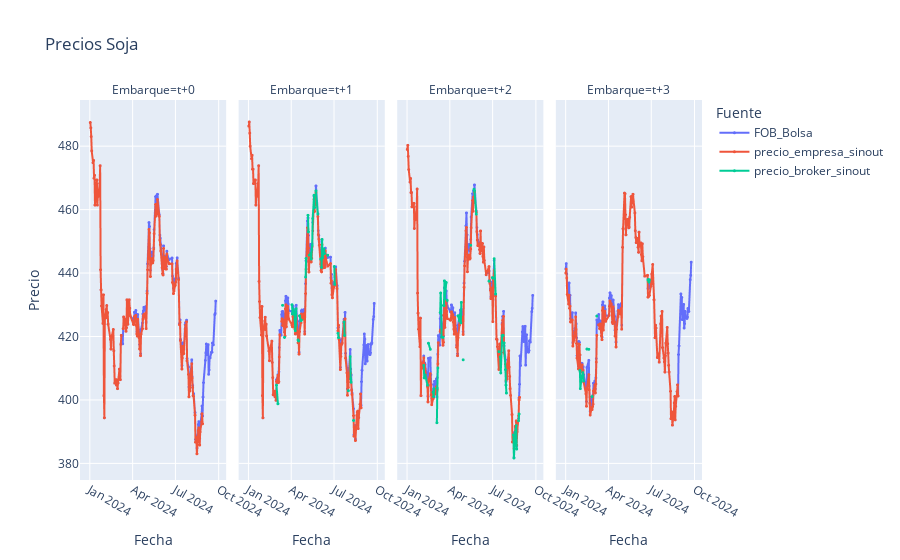
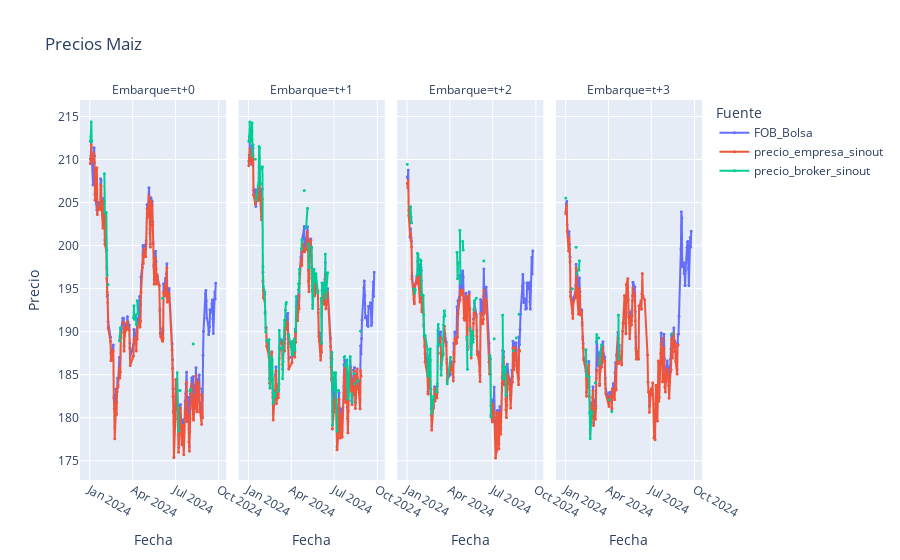
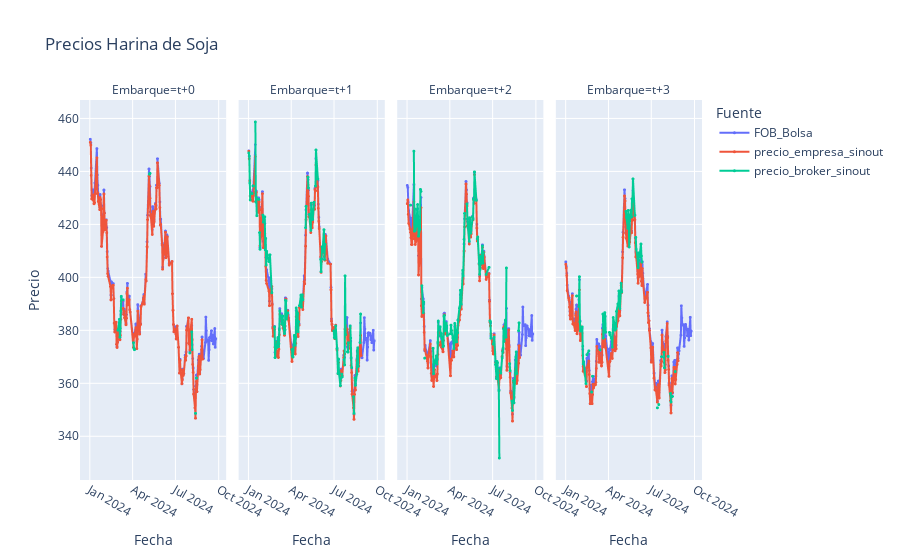
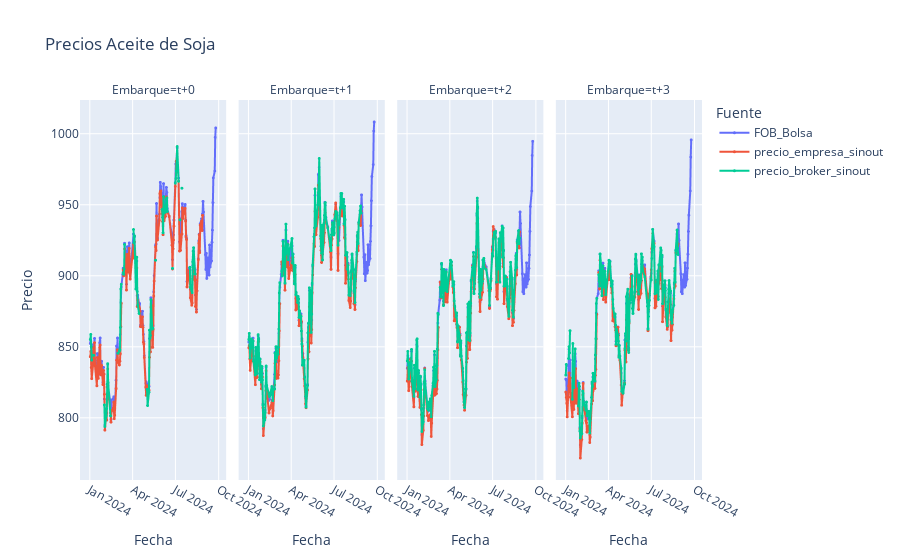

The code cell stored with these charts, in order, in its notebook:
### Code cell
resultado2 = full_sinout[full_sinout['Embarque'].isin(['t+0', 't+1', 't+2', 't+3'])]

for producto in resultado2['Producto'].unique():
    resultado_producto2 = resultado2[resultado2['Producto'] == producto]
    fig2 = px.line(resultado_producto2, x='Fecha', y='Precio', color='Fuente', facet_col='Embarque',
                  title='Precios ' + producto,
                  labels={'Precio': 'Precio', 'Fecha': 'Fecha', 'Fuente': 'Fuente'},
                  markers=True)  # Agrega marcadores

    fig2.update_traces(marker=dict(size=3))  # Ajusta el tamaño de los marcadores a 2
    
    fig2.show()
    fig2.write_html("C:/Users/evasquez/OneDrive - Bolsa de Cereales de Buenos Aires/Documentos - Instituto Estudios Económicos/Pedidos/2024/Diferencias_FOB/Reunion_Ministerio_1508/análisis/graficos/precios_sinout" + producto + ".html")

### Figure 1 — Plotly figure (JSON) as saved in the notebook; plotly's stock layout.template omitted (floating-point values rounded to 4 significant figures; data arrays with more than 128 entries replaced by an {"elided": "..."} marker saying what was removed)
{"data": [{"hovertemplate": "Fuente=FOB_Bolsa<br>Embarque=t+0<br>Fecha=%{x}<br>Precio=%{y}<extra></extra>", "legendgroup": "FOB_Bolsa", "line": {"color": "#636efa", "dash": "solid"}, "marker": {"size": 3, "symbol": "circle"}, "mode": "markers+lines", "name": "FOB_Bolsa", "showlegend": true, "type": "scattergl", "x": {"elided": "175 str values"}, "xaxis": "x", "y": {"elided": "175 float values"}, "yaxis": "y"}, {"hovertemplate": "Fuente=FOB_Bolsa<br>Embarque=t+1<br>Fecha=%{x}<br>Precio=%{y}<extra></extra>", "legendgroup": "FOB_Bolsa", "line": {"color": "#636efa", "dash": "solid"}, "marker": {"size": 3, "symbol": "circle"}, "mode": "markers+lines", "name": "FOB_Bolsa", "showlegend": false, "type": "scattergl", "x": {"elided": "175 str values"}, "xaxis": "x2", "y": {"elided": "175 float values"}, "yaxis": "y2"}, {"hovertemplate": "Fuente=FOB_Bolsa<br>Embarque=t+2<br>Fecha=%{x}<br>Precio=%{y}<extra></extra>", "legendgroup": "FOB_Bolsa", "line": {"color": "#636efa", "dash": "solid"}, "marker": {"size": 3, "symbol": "circle"}, "mode": "markers+lines", "name": "FOB_Bolsa", "showlegend": false, "type": "scattergl", "x": {"elided": "175 str values"}, "xaxis": "x3", "y": {"elided": "175 float values"}, "yaxis": "y3"}, {"hovertemplate": "Fuente=FOB_Bolsa<br>Embarque=t+3<br>Fecha=%{x}<br>Precio=%{y}<extra></extra>", "legendgroup": "FOB_Bolsa", "line": {"color": "#636efa", "dash": "solid"}, "marker": {"size": 3, "symbol": "circle"}, "mode": "markers+lines", "name": "FOB_Bolsa", "showlegend": false, "type": "scattergl", "x": {"elided": "175 str values"}, "xaxis": "x4", "y": {"elided": "175 float values"}, "yaxis": "y4"}, {"hovertemplate": "Fuente=precio_empresa_sinout<br>Embarque=t+0<br>Fecha=%{x}<br>Precio=%{y}<extra></extra>", "legendgroup": "precio_empresa_sinout", "line": {"color": "#EF553B", "dash": "solid"}, "marker": {"size": 3, "symbol": "circle"}, "mode": "markers+lines", "name": "precio_empresa_sinout", "showlegend": true, "type": "scattergl", "x": {"elided": "175 str values"}, "xaxis": "x", "y": {"elided": "175 float values"}, "yaxis": "y"}, {"hovertemplate": "Fuente=precio_empresa_sinout<br>Embarque=t+1<br>Fecha=%{x}<br>Precio=%{y}<extra></extra>", "legendgroup": "precio_empresa_sinout", "line": {"color": "#EF553B", "dash": "solid"}, "marker": {"size": 3, "symbol": "circle"}, "mode": "markers+lines", "name": "precio_empresa_sinout", "showlegend": false, "type": "scattergl", "x": {"elided": "175 str values"}, "xaxis": "x2", "y": {"elided": "175 float values"}, "yaxis": "y2"}, {"hovertemplate": "Fuente=precio_empresa_sinout<br>Embarque=t+2<br>Fecha=%{x}<br>Precio=%{y}<extra></extra>", "legendgroup": "precio_empresa_sinout", "line": {"color": "#EF553B", "dash": "solid"}, "marker": {"size": 3, "symbol": "circle"}, "mode": "markers+lines", "name": "precio_empresa_sinout", "showlegend": false, "type": "scattergl", "x": {"elided": "175 str values"}, "xaxis": "x3", "y": {"elided": "175 float values"}, "yaxis": "y3"}, {"hovertemplate": "Fuente=precio_empresa_sinout<br>Embarque=t+3<br>Fecha=%{x}<br>Precio=%{y}<extra></extra>", "legendgroup": "precio_empresa_sinout", "line": {"color": "#EF553B", "dash": "solid"}, "marker": {"size": 3, "symbol": "circle"}, "mode": "markers+lines", "name": "precio_empresa_sinout", "showlegend": false, "type": "scattergl", "x": {"elided": "175 str values"}, "xaxis": "x4", "y": {"elided": "175 float values"}, "yaxis": "y4"}, {"hovertemplate": "Fuente=precio_broker_sinout<br>Embarque=t+0<br>Fecha=%{x}<br>Precio=%{y}<extra></extra>", "legendgroup": "precio_broker_sinout", "line": {"color": "#00cc96", "dash": "solid"}, "marker": {"size": 3, "symbol": "circle"}, "mode": "markers+lines", "name": "precio_broker_sinout", "showlegend": true, "type": "scattergl", "x": {"elided": "175 str values"}, "xaxis": "x", "y": {"elided": "175 null values"}, "yaxis": "y"}, {"hovertemplate": "Fuente=precio_broker_sinout<br>Embarque=t+1<br>Fecha=%{x}<br>Precio=%{y}<extra></extra>", "legendgroup": "precio_broker_sinout", "line": {"color": "#00cc96", "dash": "solid"}, "marker": {"size": 3, "symbol": "circle"}, "mode": "markers+lines", "name": "precio_broker_sinout", "showlegend": false, "type": "scattergl", "x": {"elided": "175 str values"}, "xaxis": "x2", "y": {"elided": "175 float values"}, "yaxis": "y2"}, {"hovertemplate": "Fuente=precio_broker_sinout<br>Embarque=t+2<br>Fecha=%{x}<br>Precio=%{y}<extra></extra>", "legendgroup": "precio_broker_sinout", "line": {"color": "#00cc96", "dash": "solid"}, "marker": {"size": 3, "symbol": "circle"}, "mode": "markers+lines", "name": "precio_broker_sinout", "showlegend": false, "type": "scattergl", "x": {"elided": "175 str values"}, "xaxis": "x3", "y": {"elided": "175 float values"}, "yaxis": "y3"}, {"hovertemplate": "Fuente=precio_broker_sinout<br>Embarque=t+3<br>Fecha=%{x}<br>Precio=%{y}<extra></extra>", "legendgroup": "precio_broker_sinout", "line": {"color": "#00cc96", "dash": "solid"}, "marker": {"size": 3, "symbol": "circle"}, "mode": "markers+lines", "name": "precio_broker_sinout", "showlegend": false, "type": "scattergl", "x": {"elided": "175 str values"}, "xaxis": "x4", "y": {"elided": "175 float values"}, "yaxis": "y4"}], "layout": {"annotations": [{"font": {}, "showarrow": false, "text": "Embarque=t+0", "x": 0.1175, "xanchor": "center", "xref": "paper", "y": 1, "yanchor": "bottom", "yref": "paper"}, {"font": {}, "showarrow": false, "text": "Embarque=t+1", "x": 0.3725, "xanchor": "center", "xref": "paper", "y": 1, "yanchor": "bottom", "yref": "paper"}, {"font": {}, "showarrow": false, "text": "Embarque=t+2", "x": 0.6275, "xanchor": "center", "xref": "paper", "y": 1, "yanchor": "bottom", "yref": "paper"}, {"font": {}, "showarrow": false, "text": "Embarque=t+3", "x": 0.8825, "xanchor": "center", "xref": "paper", "y": 1, "yanchor": "bottom", "yref": "paper"}], "legend": {"title": {"text": "Fuente"}, "tracegroupgap": 0}, "title": {"text": "Precios Soja"}, "xaxis": {"anchor": "y", "domain": [0, 0.235], "title": {"text": "Fecha"}}, "xaxis2": {"anchor": "y2", "domain": [0.255, 0.49], "matches": "x", "title": {"text": "Fecha"}}, "xaxis3": {"anchor": "y3", "domain": [0.51, 0.745], "matches": "x", "title": {"text": "Fecha"}}, "xaxis4": {"anchor": "y4", "domain": [0.765, 1.0], "matches": "x", "title": {"text": "Fecha"}}, "yaxis": {"anchor": "x", "domain": [0, 1], "title": {"text": "Precio"}}, "yaxis2": {"anchor": "x2", "domain": [0, 1], "matches": "y", "showticklabels": false}, "yaxis3": {"anchor": "x3", "domain": [0, 1], "matches": "y", "showticklabels": false}, "yaxis4": {"anchor": "x4", "domain": [0, 1], "matches": "y", "showticklabels": false}}}

### Figure 2 — Plotly figure (JSON) as saved in the notebook; plotly's stock layout.template omitted (floating-point values rounded to 4 significant figures; data arrays with more than 128 entries replaced by an {"elided": "..."} marker saying what was removed)
{"data": [{"hovertemplate": "Fuente=FOB_Bolsa<br>Embarque=t+0<br>Fecha=%{x}<br>Precio=%{y}<extra></extra>", "legendgroup": "FOB_Bolsa", "line": {"color": "#636efa", "dash": "solid"}, "marker": {"size": 3, "symbol": "circle"}, "mode": "markers+lines", "name": "FOB_Bolsa", "showlegend": true, "type": "scattergl", "x": {"elided": "175 str values"}, "xaxis": "x", "y": {"elided": "175 float values"}, "yaxis": "y"}, {"hovertemplate": "Fuente=FOB_Bolsa<br>Embarque=t+1<br>Fecha=%{x}<br>Precio=%{y}<extra></extra>", "legendgroup": "FOB_Bolsa", "line": {"color": "#636efa", "dash": "solid"}, "marker": {"size": 3, "symbol": "circle"}, "mode": "markers+lines", "name": "FOB_Bolsa", "showlegend": false, "type": "scattergl", "x": {"elided": "175 str values"}, "xaxis": "x2", "y": {"elided": "175 float values"}, "yaxis": "y2"}, {"hovertemplate": "Fuente=FOB_Bolsa<br>Embarque=t+2<br>Fecha=%{x}<br>Precio=%{y}<extra></extra>", "legendgroup": "FOB_Bolsa", "line": {"color": "#636efa", "dash": "solid"}, "marker": {"size": 3, "symbol": "circle"}, "mode": "markers+lines", "name": "FOB_Bolsa", "showlegend": false, "type": "scattergl", "x": {"elided": "175 str values"}, "xaxis": "x3", "y": {"elided": "175 float values"}, "yaxis": "y3"}, {"hovertemplate": "Fuente=FOB_Bolsa<br>Embarque=t+3<br>Fecha=%{x}<br>Precio=%{y}<extra></extra>", "legendgroup": "FOB_Bolsa", "line": {"color": "#636efa", "dash": "solid"}, "marker": {"size": 3, "symbol": "circle"}, "mode": "markers+lines", "name": "FOB_Bolsa", "showlegend": false, "type": "scattergl", "x": {"elided": "175 str values"}, "xaxis": "x4", "y": {"elided": "175 float values"}, "yaxis": "y4"}, {"hovertemplate": "Fuente=precio_empresa_sinout<br>Embarque=t+0<br>Fecha=%{x}<br>Precio=%{y}<extra></extra>", "legendgroup": "precio_empresa_sinout", "line": {"color": "#EF553B", "dash": "solid"}, "marker": {"size": 3, "symbol": "circle"}, "mode": "markers+lines", "name": "precio_empresa_sinout", "showlegend": true, "type": "scattergl", "x": {"elided": "175 str values"}, "xaxis": "x", "y": {"elided": "175 float values"}, "yaxis": "y"}, {"hovertemplate": "Fuente=precio_empresa_sinout<br>Embarque=t+1<br>Fecha=%{x}<br>Precio=%{y}<extra></extra>", "legendgroup": "precio_empresa_sinout", "line": {"color": "#EF553B", "dash": "solid"}, "marker": {"size": 3, "symbol": "circle"}, "mode": "markers+lines", "name": "precio_empresa_sinout", "showlegend": false, "type": "scattergl", "x": {"elided": "175 str values"}, "xaxis": "x2", "y": {"elided": "175 float values"}, "yaxis": "y2"}, {"hovertemplate": "Fuente=precio_empresa_sinout<br>Embarque=t+2<br>Fecha=%{x}<br>Precio=%{y}<extra></extra>", "legendgroup": "precio_empresa_sinout", "line": {"color": "#EF553B", "dash": "solid"}, "marker": {"size": 3, "symbol": "circle"}, "mode": "markers+lines", "name": "precio_empresa_sinout", "showlegend": false, "type": "scattergl", "x": {"elided": "175 str values"}, "xaxis": "x3", "y": {"elided": "175 float values"}, "yaxis": "y3"}, {"hovertemplate": "Fuente=precio_empresa_sinout<br>Embarque=t+3<br>Fecha=%{x}<br>Precio=%{y}<extra></extra>", "legendgroup": "precio_empresa_sinout", "line": {"color": "#EF553B", "dash": "solid"}, "marker": {"size": 3, "symbol": "circle"}, "mode": "markers+lines", "name": "precio_empresa_sinout", "showlegend": false, "type": "scattergl", "x": {"elided": "175 str values"}, "xaxis": "x4", "y": {"elided": "175 float values"}, "yaxis": "y4"}, {"hovertemplate": "Fuente=precio_broker_sinout<br>Embarque=t+0<br>Fecha=%{x}<br>Precio=%{y}<extra></extra>", "legendgroup": "precio_broker_sinout", "line": {"color": "#00cc96", "dash": "solid"}, "marker": {"size": 3, "symbol": "circle"}, "mode": "markers+lines", "name": "precio_broker_sinout", "showlegend": true, "type": "scattergl", "x": {"elided": "175 str values"}, "xaxis": "x", "y": {"elided": "175 float values"}, "yaxis": "y"}, {"hovertemplate": "Fuente=precio_broker_sinout<br>Embarque=t+1<br>Fecha=%{x}<br>Precio=%{y}<extra></extra>", "legendgroup": "precio_broker_sinout", "line": {"color": "#00cc96", "dash": "solid"}, "marker": {"size": 3, "symbol": "circle"}, "mode": "markers+lines", "name": "precio_broker_sinout", "showlegend": false, "type": "scattergl", "x": {"elided": "175 str values"}, "xaxis": "x2", "y": {"elided": "175 float values"}, "yaxis": "y2"}, {"hovertemplate": "Fuente=precio_broker_sinout<br>Embarque=t+2<br>Fecha=%{x}<br>Precio=%{y}<extra></extra>", "legendgroup": "precio_broker_sinout", "line": {"color": "#00cc96", "dash": "solid"}, "marker": {"size": 3, "symbol": "circle"}, "mode": "markers+lines", "name": "precio_broker_sinout", "showlegend": false, "type": "scattergl", "x": {"elided": "175 str values"}, "xaxis": "x3", "y": {"elided": "175 float values"}, "yaxis": "y3"}, {"hovertemplate": "Fuente=precio_broker_sinout<br>Embarque=t+3<br>Fecha=%{x}<br>Precio=%{y}<extra></extra>", "legendgroup": "precio_broker_sinout", "line": {"color": "#00cc96", "dash": "solid"}, "marker": {"size": 3, "symbol": "circle"}, "mode": "markers+lines", "name": "precio_broker_sinout", "showlegend": false, "type": "scattergl", "x": {"elided": "175 str values"}, "xaxis": "x4", "y": {"elided": "175 float values"}, "yaxis": "y4"}], "layout": {"annotations": [{"font": {}, "showarrow": false, "text": "Embarque=t+0", "x": 0.1175, "xanchor": "center", "xref": "paper", "y": 1, "yanchor": "bottom", "yref": "paper"}, {"font": {}, "showarrow": false, "text": "Embarque=t+1", "x": 0.3725, "xanchor": "center", "xref": "paper", "y": 1, "yanchor": "bottom", "yref": "paper"}, {"font": {}, "showarrow": false, "text": "Embarque=t+2", "x": 0.6275, "xanchor": "center", "xref": "paper", "y": 1, "yanchor": "bottom", "yref": "paper"}, {"font": {}, "showarrow": false, "text": "Embarque=t+3", "x": 0.8825, "xanchor": "center", "xref": "paper", "y": 1, "yanchor": "bottom", "yref": "paper"}], "legend": {"title": {"text": "Fuente"}, "tracegroupgap": 0}, "title": {"text": "Precios Maiz"}, "xaxis": {"anchor": "y", "domain": [0, 0.235], "title": {"text": "Fecha"}}, "xaxis2": {"anchor": "y2", "domain": [0.255, 0.49], "matches": "x", "title": {"text": "Fecha"}}, "xaxis3": {"anchor": "y3", "domain": [0.51, 0.745], "matches": "x", "title": {"text": "Fecha"}}, "xaxis4": {"anchor": "y4", "domain": [0.765, 1.0], "matches": "x", "title": {"text": "Fecha"}}, "yaxis": {"anchor": "x", "domain": [0, 1], "title": {"text": "Precio"}}, "yaxis2": {"anchor": "x2", "domain": [0, 1], "matches": "y", "showticklabels": false}, "yaxis3": {"anchor": "x3", "domain": [0, 1], "matches": "y", "showticklabels": false}, "yaxis4": {"anchor": "x4", "domain": [0, 1], "matches": "y", "showticklabels": false}}}

### Figure 3 — Plotly figure (JSON) as saved in the notebook; plotly's stock layout.template omitted (floating-point values rounded to 4 significant figures; data arrays with more than 128 entries replaced by an {"elided": "..."} marker saying what was removed)
{"data": [{"hovertemplate": "Fuente=FOB_Bolsa<br>Embarque=t+0<br>Fecha=%{x}<br>Precio=%{y}<extra></extra>", "legendgroup": "FOB_Bolsa", "line": {"color": "#636efa", "dash": "solid"}, "marker": {"size": 3, "symbol": "circle"}, "mode": "markers+lines", "name": "FOB_Bolsa", "showlegend": true, "type": "scattergl", "x": {"elided": "175 str values"}, "xaxis": "x", "y": {"elided": "175 float values"}, "yaxis": "y"}, {"hovertemplate": "Fuente=FOB_Bolsa<br>Embarque=t+1<br>Fecha=%{x}<br>Precio=%{y}<extra></extra>", "legendgroup": "FOB_Bolsa", "line": {"color": "#636efa", "dash": "solid"}, "marker": {"size": 3, "symbol": "circle"}, "mode": "markers+lines", "name": "FOB_Bolsa", "showlegend": false, "type": "scattergl", "x": {"elided": "175 str values"}, "xaxis": "x2", "y": {"elided": "175 float values"}, "yaxis": "y2"}, {"hovertemplate": "Fuente=FOB_Bolsa<br>Embarque=t+2<br>Fecha=%{x}<br>Precio=%{y}<extra></extra>", "legendgroup": "FOB_Bolsa", "line": {"color": "#636efa", "dash": "solid"}, "marker": {"size": 3, "symbol": "circle"}, "mode": "markers+lines", "name": "FOB_Bolsa", "showlegend": false, "type": "scattergl", "x": {"elided": "175 str values"}, "xaxis": "x3", "y": {"elided": "175 float values"}, "yaxis": "y3"}, {"hovertemplate": "Fuente=FOB_Bolsa<br>Embarque=t+3<br>Fecha=%{x}<br>Precio=%{y}<extra></extra>", "legendgroup": "FOB_Bolsa", "line": {"color": "#636efa", "dash": "solid"}, "marker": {"size": 3, "symbol": "circle"}, "mode": "markers+lines", "name": "FOB_Bolsa", "showlegend": false, "type": "scattergl", "x": {"elided": "175 str values"}, "xaxis": "x4", "y": {"elided": "175 float values"}, "yaxis": "y4"}, {"hovertemplate": "Fuente=precio_empresa_sinout<br>Embarque=t+0<br>Fecha=%{x}<br>Precio=%{y}<extra></extra>", "legendgroup": "precio_empresa_sinout", "line": {"color": "#EF553B", "dash": "solid"}, "marker": {"size": 3, "symbol": "circle"}, "mode": "markers+lines", "name": "precio_empresa_sinout", "showlegend": true, "type": "scattergl", "x": {"elided": "175 str values"}, "xaxis": "x", "y": {"elided": "175 float values"}, "yaxis": "y"}, {"hovertemplate": "Fuente=precio_empresa_sinout<br>Embarque=t+1<br>Fecha=%{x}<br>Precio=%{y}<extra></extra>", "legendgroup": "precio_empresa_sinout", "line": {"color": "#EF553B", "dash": "solid"}, "marker": {"size": 3, "symbol": "circle"}, "mode": "markers+lines", "name": "precio_empresa_sinout", "showlegend": false, "type": "scattergl", "x": {"elided": "175 str values"}, "xaxis": "x2", "y": {"elided": "175 float values"}, "yaxis": "y2"}, {"hovertemplate": "Fuente=precio_empresa_sinout<br>Embarque=t+2<br>Fecha=%{x}<br>Precio=%{y}<extra></extra>", "legendgroup": "precio_empresa_sinout", "line": {"color": "#EF553B", "dash": "solid"}, "marker": {"size": 3, "symbol": "circle"}, "mode": "markers+lines", "name": "precio_empresa_sinout", "showlegend": false, "type": "scattergl", "x": {"elided": "175 str values"}, "xaxis": "x3", "y": {"elided": "175 float values"}, "yaxis": "y3"}, {"hovertemplate": "Fuente=precio_empresa_sinout<br>Embarque=t+3<br>Fecha=%{x}<br>Precio=%{y}<extra></extra>", "legendgroup": "precio_empresa_sinout", "line": {"color": "#EF553B", "dash": "solid"}, "marker": {"size": 3, "symbol": "circle"}, "mode": "markers+lines", "name": "precio_empresa_sinout", "showlegend": false, "type": "scattergl", "x": {"elided": "175 str values"}, "xaxis": "x4", "y": {"elided": "175 float values"}, "yaxis": "y4"}, {"hovertemplate": "Fuente=precio_broker_sinout<br>Embarque=t+0<br>Fecha=%{x}<br>Precio=%{y}<extra></extra>", "legendgroup": "precio_broker_sinout", "line": {"color": "#00cc96", "dash": "solid"}, "marker": {"size": 3, "symbol": "circle"}, "mode": "markers+lines", "name": "precio_broker_sinout", "showlegend": true, "type": "scattergl", "x": {"elided": "175 str values"}, "xaxis": "x", "y": {"elided": "175 float values"}, "yaxis": "y"}, {"hovertemplate": "Fuente=precio_broker_sinout<br>Embarque=t+1<br>Fecha=%{x}<br>Precio=%{y}<extra></extra>", "legendgroup": "precio_broker_sinout", "line": {"color": "#00cc96", "dash": "solid"}, "marker": {"size": 3, "symbol": "circle"}, "mode": "markers+lines", "name": "precio_broker_sinout", "showlegend": false, "type": "scattergl", "x": {"elided": "175 str values"}, "xaxis": "x2", "y": {"elided": "175 float values"}, "yaxis": "y2"}, {"hovertemplate": "Fuente=precio_broker_sinout<br>Embarque=t+2<br>Fecha=%{x}<br>Precio=%{y}<extra></extra>", "legendgroup": "precio_broker_sinout", "line": {"color": "#00cc96", "dash": "solid"}, "marker": {"size": 3, "symbol": "circle"}, "mode": "markers+lines", "name": "precio_broker_sinout", "showlegend": false, "type": "scattergl", "x": {"elided": "175 str values"}, "xaxis": "x3", "y": {"elided": "175 float values"}, "yaxis": "y3"}, {"hovertemplate": "Fuente=precio_broker_sinout<br>Embarque=t+3<br>Fecha=%{x}<br>Precio=%{y}<extra></extra>", "legendgroup": "precio_broker_sinout", "line": {"color": "#00cc96", "dash": "solid"}, "marker": {"size": 3, "symbol": "circle"}, "mode": "markers+lines", "name": "precio_broker_sinout", "showlegend": false, "type": "scattergl", "x": {"elided": "175 str values"}, "xaxis": "x4", "y": {"elided": "175 float values"}, "yaxis": "y4"}], "layout": {"annotations": [{"font": {}, "showarrow": false, "text": "Embarque=t+0", "x": 0.1175, "xanchor": "center", "xref": "paper", "y": 1, "yanchor": "bottom", "yref": "paper"}, {"font": {}, "showarrow": false, "text": "Embarque=t+1", "x": 0.3725, "xanchor": "center", "xref": "paper", "y": 1, "yanchor": "bottom", "yref": "paper"}, {"font": {}, "showarrow": false, "text": "Embarque=t+2", "x": 0.6275, "xanchor": "center", "xref": "paper", "y": 1, "yanchor": "bottom", "yref": "paper"}, {"font": {}, "showarrow": false, "text": "Embarque=t+3", "x": 0.8825, "xanchor": "center", "xref": "paper", "y": 1, "yanchor": "bottom", "yref": "paper"}], "legend": {"title": {"text": "Fuente"}, "tracegroupgap": 0}, "title": {"text": "Precios Harina de Soja"}, "xaxis": {"anchor": "y", "domain": [0, 0.235], "title": {"text": "Fecha"}}, "xaxis2": {"anchor": "y2", "domain": [0.255, 0.49], "matches": "x", "title": {"text": "Fecha"}}, "xaxis3": {"anchor": "y3", "domain": [0.51, 0.745], "matches": "x", "title": {"text": "Fecha"}}, "xaxis4": {"anchor": "y4", "domain": [0.765, 1.0], "matches": "x", "title": {"text": "Fecha"}}, "yaxis": {"anchor": "x", "domain": [0, 1], "title": {"text": "Precio"}}, "yaxis2": {"anchor": "x2", "domain": [0, 1], "matches": "y", "showticklabels": false}, "yaxis3": {"anchor": "x3", "domain": [0, 1], "matches": "y", "showticklabels": false}, "yaxis4": {"anchor": "x4", "domain": [0, 1], "matches": "y", "showticklabels": false}}}

### Figure 4 — Plotly figure (JSON) as saved in the notebook; plotly's stock layout.template omitted (floating-point values rounded to 4 significant figures; data arrays with more than 128 entries replaced by an {"elided": "..."} marker saying what was removed)
{"data": [{"hovertemplate": "Fuente=FOB_Bolsa<br>Embarque=t+0<br>Fecha=%{x}<br>Precio=%{y}<extra></extra>", "legendgroup": "FOB_Bolsa", "line": {"color": "#636efa", "dash": "solid"}, "marker": {"size": 3, "symbol": "circle"}, "mode": "markers+lines", "name": "FOB_Bolsa", "showlegend": true, "type": "scattergl", "x": {"elided": "175 str values"}, "xaxis": "x", "y": {"elided": "175 float values"}, "yaxis": "y"}, {"hovertemplate": "Fuente=FOB_Bolsa<br>Embarque=t+1<br>Fecha=%{x}<br>Precio=%{y}<extra></extra>", "legendgroup": "FOB_Bolsa", "line": {"color": "#636efa", "dash": "solid"}, "marker": {"size": 3, "symbol": "circle"}, "mode": "markers+lines", "name": "FOB_Bolsa", "showlegend": false, "type": "scattergl", "x": {"elided": "175 str values"}, "xaxis": "x2", "y": {"elided": "175 float values"}, "yaxis": "y2"}, {"hovertemplate": "Fuente=FOB_Bolsa<br>Embarque=t+2<br>Fecha=%{x}<br>Precio=%{y}<extra></extra>", "legendgroup": "FOB_Bolsa", "line": {"color": "#636efa", "dash": "solid"}, "marker": {"size": 3, "symbol": "circle"}, "mode": "markers+lines", "name": "FOB_Bolsa", "showlegend": false, "type": "scattergl", "x": {"elided": "175 str values"}, "xaxis": "x3", "y": {"elided": "175 float values"}, "yaxis": "y3"}, {"hovertemplate": "Fuente=FOB_Bolsa<br>Embarque=t+3<br>Fecha=%{x}<br>Precio=%{y}<extra></extra>", "legendgroup": "FOB_Bolsa", "line": {"color": "#636efa", "dash": "solid"}, "marker": {"size": 3, "symbol": "circle"}, "mode": "markers+lines", "name": "FOB_Bolsa", "showlegend": false, "type": "scattergl", "x": {"elided": "175 str values"}, "xaxis": "x4", "y": {"elided": "175 float values"}, "yaxis": "y4"}, {"hovertemplate": "Fuente=precio_empresa_sinout<br>Embarque=t+0<br>Fecha=%{x}<br>Precio=%{y}<extra></extra>", "legendgroup": "precio_empresa_sinout", "line": {"color": "#EF553B", "dash": "solid"}, "marker": {"size": 3, "symbol": "circle"}, "mode": "markers+lines", "name": "precio_empresa_sinout", "showlegend": true, "type": "scattergl", "x": {"elided": "175 str values"}, "xaxis": "x", "y": {"elided": "175 float values"}, "yaxis": "y"}, {"hovertemplate": "Fuente=precio_empresa_sinout<br>Embarque=t+1<br>Fecha=%{x}<br>Precio=%{y}<extra></extra>", "legendgroup": "precio_empresa_sinout", "line": {"color": "#EF553B", "dash": "solid"}, "marker": {"size": 3, "symbol": "circle"}, "mode": "markers+lines", "name": "precio_empresa_sinout", "showlegend": false, "type": "scattergl", "x": {"elided": "175 str values"}, "xaxis": "x2", "y": {"elided": "175 float values"}, "yaxis": "y2"}, {"hovertemplate": "Fuente=precio_empresa_sinout<br>Embarque=t+2<br>Fecha=%{x}<br>Precio=%{y}<extra></extra>", "legendgroup": "precio_empresa_sinout", "line": {"color": "#EF553B", "dash": "solid"}, "marker": {"size": 3, "symbol": "circle"}, "mode": "markers+lines", "name": "precio_empresa_sinout", "showlegend": false, "type": "scattergl", "x": {"elided": "175 str values"}, "xaxis": "x3", "y": {"elided": "175 float values"}, "yaxis": "y3"}, {"hovertemplate": "Fuente=precio_empresa_sinout<br>Embarque=t+3<br>Fecha=%{x}<br>Precio=%{y}<extra></extra>", "legendgroup": "precio_empresa_sinout", "line": {"color": "#EF553B", "dash": "solid"}, "marker": {"size": 3, "symbol": "circle"}, "mode": "markers+lines", "name": "precio_empresa_sinout", "showlegend": false, "type": "scattergl", "x": {"elided": "175 str values"}, "xaxis": "x4", "y": {"elided": "175 float values"}, "yaxis": "y4"}, {"hovertemplate": "Fuente=precio_broker_sinout<br>Embarque=t+0<br>Fecha=%{x}<br>Precio=%{y}<extra></extra>", "legendgroup": "precio_broker_sinout", "line": {"color": "#00cc96", "dash": "solid"}, "marker": {"size": 3, "symbol": "circle"}, "mode": "markers+lines", "name": "precio_broker_sinout", "showlegend": true, "type": "scattergl", "x": {"elided": "175 str values"}, "xaxis": "x", "y": {"elided": "175 float values"}, "yaxis": "y"}, {"hovertemplate": "Fuente=precio_broker_sinout<br>Embarque=t+1<br>Fecha=%{x}<br>Precio=%{y}<extra></extra>", "legendgroup": "precio_broker_sinout", "line": {"color": "#00cc96", "dash": "solid"}, "marker": {"size": 3, "symbol": "circle"}, "mode": "markers+lines", "name": "precio_broker_sinout", "showlegend": false, "type": "scattergl", "x": {"elided": "175 str values"}, "xaxis": "x2", "y": {"elided": "175 float values"}, "yaxis": "y2"}, {"hovertemplate": "Fuente=precio_broker_sinout<br>Embarque=t+2<br>Fecha=%{x}<br>Precio=%{y}<extra></extra>", "legendgroup": "precio_broker_sinout", "line": {"color": "#00cc96", "dash": "solid"}, "marker": {"size": 3, "symbol": "circle"}, "mode": "markers+lines", "name": "precio_broker_sinout", "showlegend": false, "type": "scattergl", "x": {"elided": "175 str values"}, "xaxis": "x3", "y": {"elided": "175 float values"}, "yaxis": "y3"}, {"hovertemplate": "Fuente=precio_broker_sinout<br>Embarque=t+3<br>Fecha=%{x}<br>Precio=%{y}<extra></extra>", "legendgroup": "precio_broker_sinout", "line": {"color": "#00cc96", "dash": "solid"}, "marker": {"size": 3, "symbol": "circle"}, "mode": "markers+lines", "name": "precio_broker_sinout", "showlegend": false, "type": "scattergl", "x": {"elided": "175 str values"}, "xaxis": "x4", "y": {"elided": "175 float values"}, "yaxis": "y4"}], "layout": {"annotations": [{"font": {}, "showarrow": false, "text": "Embarque=t+0", "x": 0.1175, "xanchor": "center", "xref": "paper", "y": 1, "yanchor": "bottom", "yref": "paper"}, {"font": {}, "showarrow": false, "text": "Embarque=t+1", "x": 0.3725, "xanchor": "center", "xref": "paper", "y": 1, "yanchor": "bottom", "yref": "paper"}, {"font": {}, "showarrow": false, "text": "Embarque=t+2", "x": 0.6275, "xanchor": "center", "xref": "paper", "y": 1, "yanchor": "bottom", "yref": "paper"}, {"font": {}, "showarrow": false, "text": "Embarque=t+3", "x": 0.8825, "xanchor": "center", "xref": "paper", "y": 1, "yanchor": "bottom", "yref": "paper"}], "legend": {"title": {"text": "Fuente"}, "tracegroupgap": 0}, "title": {"text": "Precios Aceite de Soja"}, "xaxis": {"anchor": "y", "domain": [0, 0.235], "title": {"text": "Fecha"}}, "xaxis2": {"anchor": "y2", "domain": [0.255, 0.49], "matches": "x", "title": {"text": "Fecha"}}, "xaxis3": {"anchor": "y3", "domain": [0.51, 0.745], "matches": "x", "title": {"text": "Fecha"}}, "xaxis4": {"anchor": "y4", "domain": [0.765, 1.0], "matches": "x", "title": {"text": "Fecha"}}, "yaxis": {"anchor": "x", "domain": [0, 1], "title": {"text": "Precio"}}, "yaxis2": {"anchor": "x2", "domain": [0, 1], "matches": "y", "showticklabels": false}, "yaxis3": {"anchor": "x3", "domain": [0, 1], "matches": "y", "showticklabels": false}, "yaxis4": {"anchor": "x4", "domain": [0, 1], "matches": "y", "showticklabels": false}}}
